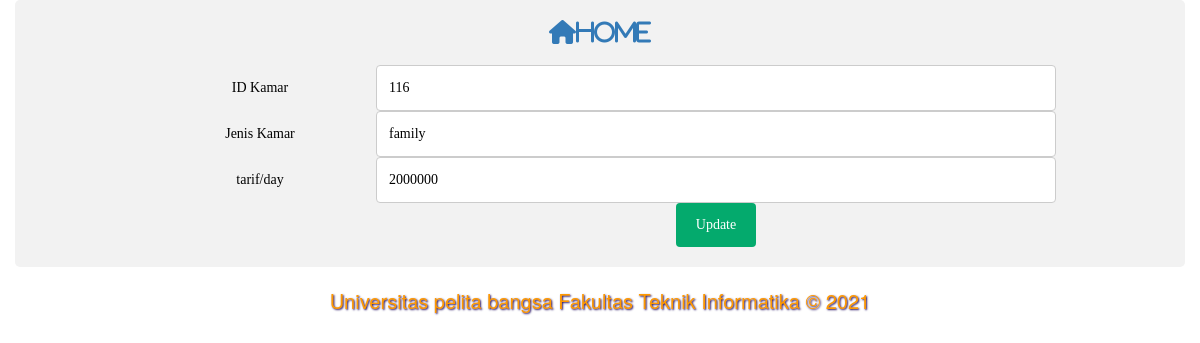
The page /edit_kamar.php?id=116 (signed in) on the database its author committed.
### tables this page shows
CREATE TABLE `kamar` (
  `id_kamar` int(10) NOT NULL,
  `jenis_kamar` varchar(100) DEFAULT NULL,
  `tarif` int(12) DEFAULT NULL
);

### edit_kamar.php (the view, shortened to what this page needs)
<?php
include("db/config.php");
?>
<?php
$id = $_GET['id'];
$result = mysqli_query($conn, "SELECT * FROM kamar WHERE id_kamar=$id");
while($user_data = mysqli_fetch_array($result))
{
	$id_kamar = $user_data['id_kamar'];
	$jenis_kamar = $user_data['jenis_kamar'];
	$tarif = $user_data['tarif'];
}
?>
<?php include('template/header.php');?>
<body>
<a class="fa fa-home" style="font-size: 24px;" href="index.php">Home</a>
    <br/><br/>
    <form name="update_user" method="post" action="edit_kamar.php">
        <table border="0">
            <tr>
                <td>ID Kamar</td>
                <td><input type="text" name="id_kamar" value=<?php echo $id_kamar;?>></td>
            </tr>
            <tr>
                <td>Jenis Kamar</td>
                <td><input type="text" name="jenis_kamar" value=<?php echo $jenis_kamar;?>></td>
            </tr>
            <tr>
                <td>tarif/day</td>
                <td><input type="text" name="tarif" value=<?php echo $tarif;?>></td>
            </tr>
            <tr>
                <td><input type="hidden" name="id" value=<?php echo $_GET['id'];?>></td>
                <td><input type="submit" name="update" value="Update"></td>
            </tr>
        </table>
    </form>
</body>
<?php include('template/footer.php');?>

### assets/css/style.css (style rules this page uses)
table { font-family: Lucida Sans Unicode; border-collapse: collapse; color: #000000; position: relative; text-align: center; margin: auto; width: 80%; }
table th, td { text-align: center; margin: auto; }
input[type=text], select, textarea { width: 100%; padding: 12px; border: 1px solid #ccc; border-radius: 4px; box-sizing: border-box; resize: vertical; }
input[type=submit] { background-color: #04AA6D; color: white; padding: 12px 20px; border: none; border-radius: 4px; cursor: pointer; float: center; }

### rows shown on the page
kamar: id_kamar "116", jenis_kamar "family", tarif "2000000"
